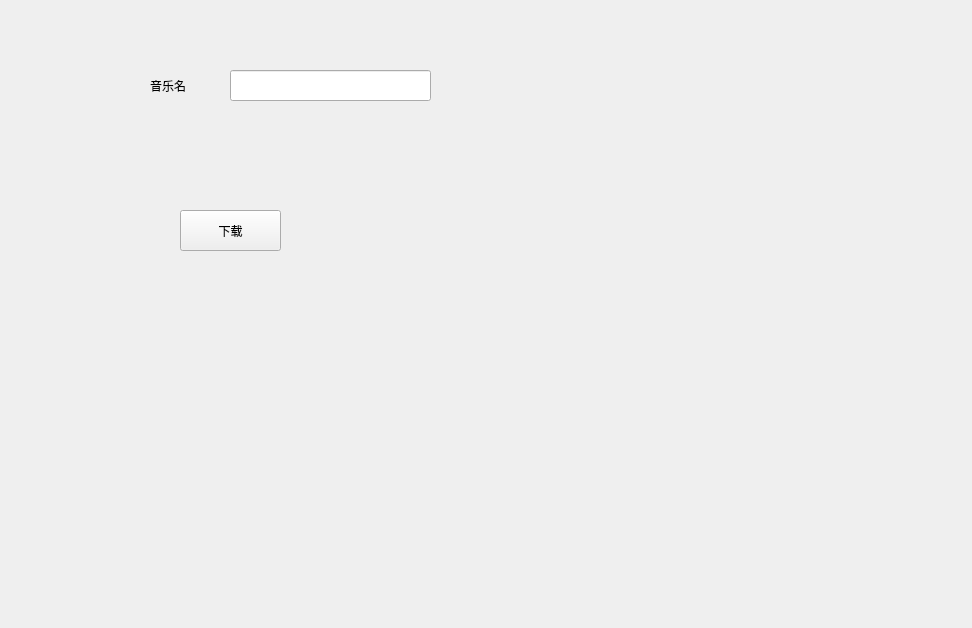
<?xml version="1.0" encoding="UTF-8"?>
<ui version="4.0">
 <class>Form</class>
 <widget class="QWidget" name="Form">
  <property name="geometry">
   <rect>
    <x>0</x>
    <y>0</y>
    <width>972</width>
    <height>628</height>
   </rect>
  </property>
  <property name="windowTitle">
   <string>音乐下载</string>
  </property>
  <widget class="QLineEdit" name="lineEdit">
   <property name="geometry">
    <rect>
     <x>230</x>
     <y>70</y>
     <width>201</width>
     <height>31</height>
    </rect>
   </property>
  </widget>
  <widget class="QLabel" name="label">
   <property name="geometry">
    <rect>
     <x>150</x>
     <y>80</y>
     <width>54</width>
     <height>12</height>
    </rect>
   </property>
   <property name="text">
    <string>音乐名</string>
   </property>
  </widget>
  <widget class="QPushButton" name="pushButton">
   <property name="geometry">
    <rect>
     <x>180</x>
     <y>210</y>
     <width>101</width>
     <height>41</height>
    </rect>
   </property>
   <property name="text">
    <string>下载</string>
   </property>
  </widget>
 </widget>
 <resources/>
 <connections/>
</ui>
